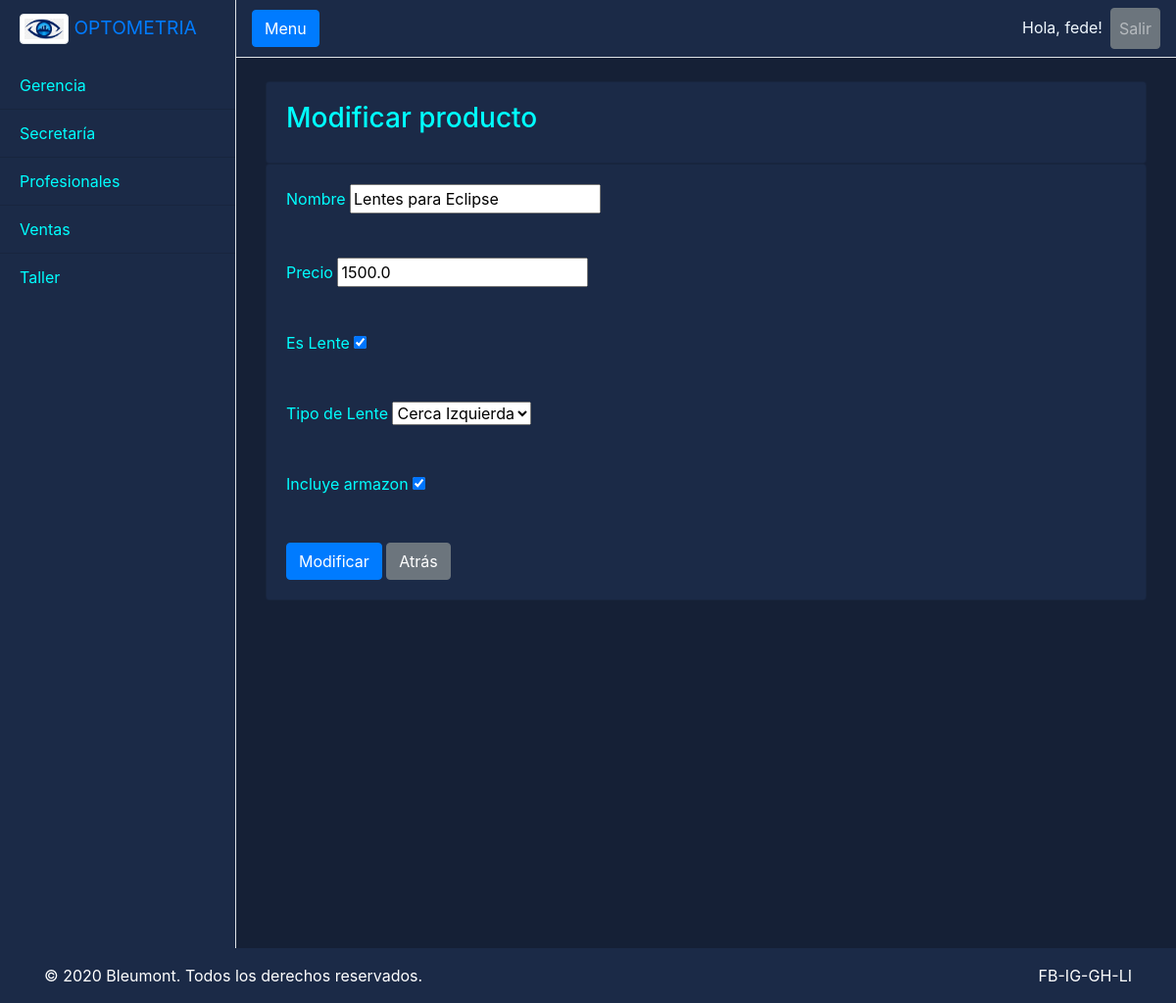
The page /update_producto/1/ (signed in) on the database its author committed.
### users/models.py (models this page shows, shortened)
class Productos(models.Model):
    LENTES = (('LI', 'Lejos Izquierda'),('LD', 'Lejos Derecha'),('CI', 'Cerca Izquierda'),('CD', 'Cerca Derecha'))
    es_lente = models.BooleanField(default=False)
    precio = models.FloatField()
    nombre = models.CharField(max_length=30)
    clasificacion = models.CharField(max_length=2, choices=LENTES, blank=True)
    armazon = models.BooleanField(default=False, blank=True)

### users/decorators.py (the view)
        def wrapper_func(request, *args, **kwargs):
            group = None
            if request.user.groups.exists():
                group = request.user.groups.all()[0].name
                print(group)
            if group in allowed_roles:
                return view_func(request, *args, **kwargs)
            else:
                return redirect('403')
            print(group)

### users/forms.py
class AddProductoForm(forms.ModelForm):
    class Meta:
        model = Productos
        fields = '__all__'

### users/views.py (called while the page is built)
@login_required(login_url='login')
@allowed_users(allowed_roles=['Ventas','admin', 'Gerencia'])
def update_producto(request, p_key):
    producto = Productos.objects.get(id=p_key)
    form = AddProductoForm(instance=producto)
    context = {'Producto': producto, 'form': form}
    if request.method == 'POST':
        form = AddProductoForm(request.POST, instance=producto)
        if form.is_valid():
            form.save()
            return redirect('ventas')
    return render(request, 'users/update_producto.html', context)

### users/templates/users/update_producto.html (shortened to what this page needs)
{% extends 'users/index.html' %} {% block content %}
<br />
<div class="grid">
  <div class="col-md">
    <div class="card card-body">
      <h3>Modificar producto</h3>
    </div>
  <div class="card card-body">
    <form method="POST" >
        <div class='form-group'>
          <label for=nombre>Nombre</label>
          {{ form.nombre }}
        </div>
        <br>
        <div class='form-group'>
          <label for=precio>Precio</label>
          {{ form.precio }}
        </div>
        <br>
        <div class='form-group'>
          <label for=es_lente>Es Lente</label>
          {{ form.es_lente }}
        </div>
        <br>
        <div class='form-group'>
          <label for=clasificacion>Tipo de Lente</label>
          {{ form.clasificacion }}
        </div>
        <br>
        <div class='form-group'>
          <label for=armazon>Incluye armazon</label>
          {{ form.armazon }}
        </div>
        <br>
      <input type="submit" class="btn btn-primary" value="Modificar"></input>
      <a href="{% url 'ventas' %}"class='btn btn-secondary'>Atrás</a>
    </form>
  </div>
  </div>
</div>
<br />
{% endblock content %}

### users/templates/users/index.html (shortened to what this page needs)
{% load static %}
<!DOCTYPE html>
<html lang="es-AR">
  <head>
    <link rel="stylesheet" href="https://cdn.jsdelivr.net/npm/bootstrap@4.5.3/dist/css/bootstrap.min.css">
    <link rel="stylesheet" href="{% static 'users/main.css' %}" />
  </head>
  <body class="d-flex flex-column min-vh-100">
    <div class="d-flex" id="wrapper">
      <div class="bg-dark border-right sticky-top" id="sidebar-wrapper">
        <div class="sidebar-heading"><a href="/" class="logo-link">
            <img
            src="{% static 'users/png-eye.png' %}"
            width="50"
            class="align-top mb-1 img-thumbnail"
            alt="opto logo"
            />
            OPTOMETRIA</a></div>
        <div class="list-group list-group-flush">
          <a href="{% url 'gerencia' %}" class="list-group-item list-group-item-action">Gerencia</a>
          <a href="{% url 'secretaria' %}" class="list-group-item list-group-item-action ">Secretaría</a>
          <a href="{% url 'medicos' %}" class="list-group-item list-group-item-action ">Profesionales</a>
          <a href="{% url 'ventas' %}" class="list-group-item list-group-item-action ">Ventas</a>
          <a href="{% url 'taller' %}" class="list-group-item list-group-item-action">Taller</a>
        </div>
      </div>
      <div id="page-content-wrapper">
        <nav class="navbar navbar-expand-lg border-bottom navbar-dark">
          <button class="btn btn-primary" id="menu-toggle">Menu</button>
          <div class="navbar-collapse collapse" id="navbarSupportedContent">
            <ul class="navbar-nav ml-auto mt-2 mt-lg-0">
              {% if user.is_authenticated %}
              <li class="nav-link" id="userName">Hola, {{ request.user }}!</li>
              <li class="nav-item">
                <a class="nav-link btn btn-secondary" href="{% url 'logout' %}">Salir</a>
              </li>
              {% else %}
              <li class="nav-item active">
                <li class="nav-link" id="userName">Hola, invitado!</li>
                <a class="btn btn-success" href="{% url 'login' %}">Ingresar</a>
                </li>
              {% endif %}
            </ul>
          </div>
        </nav>
        <div class="container-fluid">
          {% block content %}{% endblock content %}
        </div>
      </div>
    </div>
    <footer class="py-3 text-white mt-auto">
      <div class="container">
        <div class="row">
          <div class="col-md-7 text-center text-md-left">
            <p class="mb-md-0">© 2020 <a href="https://github.com/Bleumont" class="external text-white">Bleumont</a>. Todos los derechos reservados.                        </p>
          </div>
          <div class="col-md-5 text-center text-md-right">
            <p class="mb-0">FB-IG-GH-LI</a>  </p>
          </div>
        </div>
      </div>
    </footer>
  </body>
</html>

### users/static/users/main.css (style rules this page uses)
html, body { height: 100%; background-color: #152036; color: aqua; overflow: hidden; }
#userName { color: aliceblue; }
#wrapper { overflow-x: hidden; background-color: #152036; color: aqua; }
#sidebar-wrapper { min-height: 100vh; margin-left: -15rem; -webkit-transition: margin 0.25s ease-out; -moz-transition: margin 0.25s ease-out; -o-transition: margin 0.25s ease-out; transition: margin 0.25s ease-out; background-color: #1b2a47 !important; color: aqua; }
#sidebar-wrapper .sidebar-heading { padding: 0.875rem 1.25rem; font-size: 1.2rem; }
#sidebar-wrapper .list-group { width: 15rem; }
#sidebar-wrapper .list-group-item { background-color: #1b2a47 !important; color: aqua; }
#page-content-wrapper { min-width: 100vw; }
@media (min-width: 768px) { #sidebar-wrapper { margin-left: 0; } }
@media (min-width: 768px) { #page-content-wrapper { min-width: 0; width: 100%; } }
.card.card-body { background: #1b2a47; overflow: hidden; }
nav, footer { background: #1b2a47 !important; border: 0; padding: 0; }

### rows shown on the page
Productos: nombre "Lentes para Eclipse", precio "1500.0", es_lente "☑", clasificacion "Cerca Izquierda", armazon "☑"

### other values the page prints
{{ request.user }} "fede"
